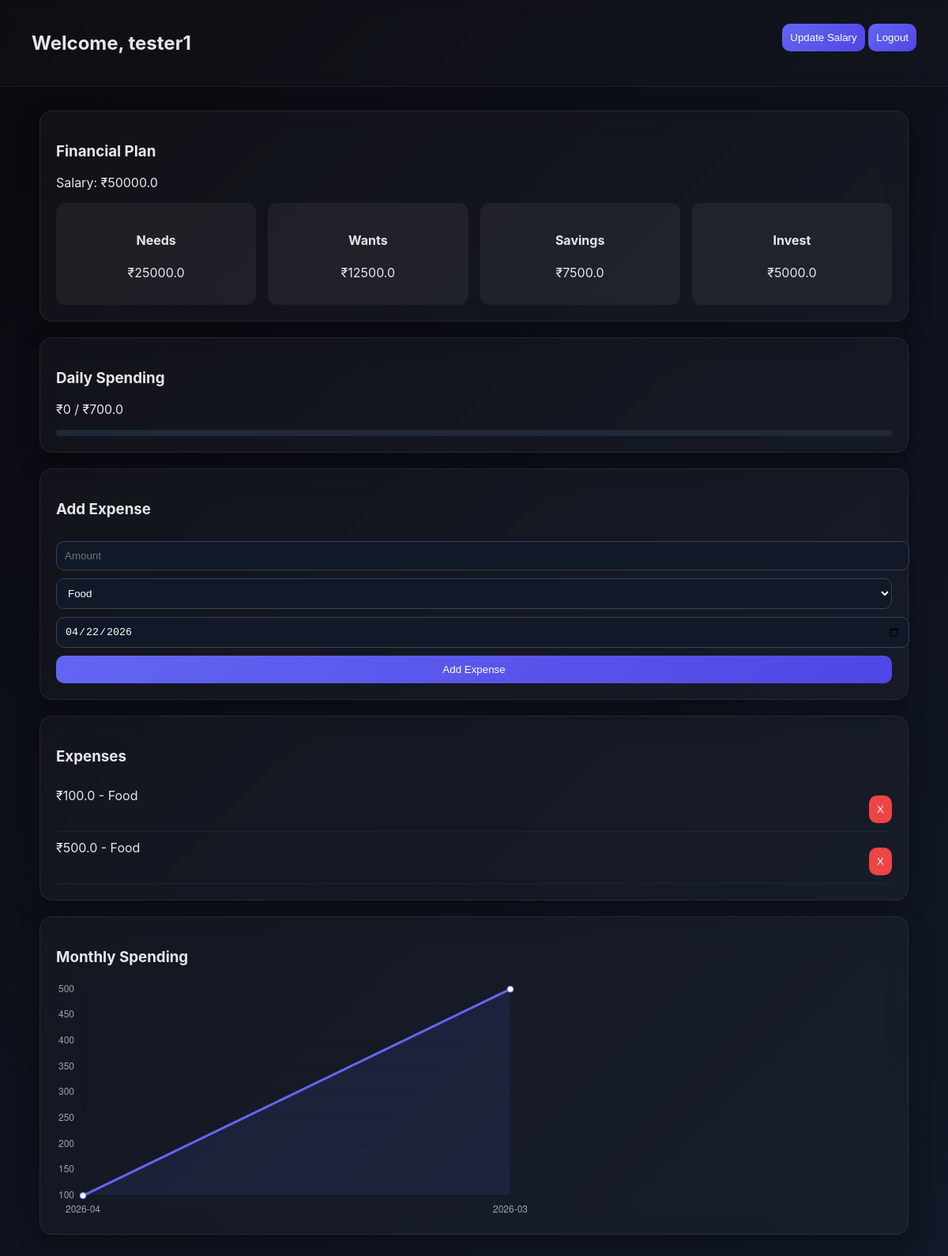
/dashboard (signed in), run on the app's committed database.
### tables this page shows
CREATE TABLE budgets (
        id INTEGER PRIMARY KEY AUTOINCREMENT,
        user_id INTEGER,
        daily_limit REAL,
        monthly_limit REAL,
        salary REAL
    );

CREATE TABLE expenses (
        id INTEGER PRIMARY KEY AUTOINCREMENT,
        user_id INTEGER,
        amount REAL,
        category TEXT,
        date TEXT
    );

### routes/user.py (the view, shortened to what this page needs)
@user.route("/dashboard", methods=["GET", "POST"])
def dashboard():
    if "user_id" not in session:
        return redirect("/login")
    conn = get_db()
    cursor = conn.cursor()
    user_id = session["user_id"]
    cursor.execute("SELECT * FROM expenses WHERE user_id=?", (user_id,))
    expenses = cursor.fetchall()
    cursor.execute("SELECT * FROM budgets WHERE user_id=?", (user_id,))
    data = cursor.fetchone()
    salary = data["salary"] if data else 0
    user_daily_limit = data["daily_limit"] if data else 0
    today = datetime.now().strftime("%Y-%m-%d")
    current_month = datetime.now().strftime("%Y-%m")
    daily_total = sum(e["amount"] for e in expenses if e["date"] == today)
    monthly_total = sum(e["amount"] for e in expenses if e["date"].startswith(current_month))
    needs = salary * 0.5
    wants = salary * 0.25
    savings = salary * 0.15
    investment = salary * 0.10
    ideal_daily = (needs + wants) / 30 if salary else 0
    monthly_limit = needs + wants
    warning = None
    if user_daily_limit and (user_daily_limit - daily_total) <= 150:
        warning = f"⚠️ Only ₹{round(user_daily_limit - daily_total, 2)} left for today!"
    if monthly_limit and (monthly_limit - monthly_total) <= 5000:
        warning = f"⚠️ Only ₹{round(monthly_limit - monthly_total, 2)} left this month!"
    category_data = defaultdict(float)
    for e in expenses:
        category_data[e["category"]] += e["amount"]
    labels = list(category_data.keys())
    values = list(category_data.values())
    monthly_data = defaultdict(float)
    for e in expenses:
        key = e["date"][:7]
        monthly_data[key] += e["amount"]
    months = list(monthly_data.keys())
    monthly_totals = list(monthly_data.values())
    return render_template(
        "user_dashboard.html",
        username=session["username"],
        expenses=expenses,
        daily_total=daily_total,
        monthly_total=monthly_total,
        daily_limit=user_daily_limit,
        ideal_daily=round(ideal_daily, 2),
        monthly_limit=round(monthly_limit, 2),
        salary=salary,
        needs=needs,
        wants=wants,
        savings=savings,
        investment=investment,
        warning=warning,
        labels=labels,
        values=values,
        months=months,
        monthly_totals=monthly_totals
    )

### models/db.py (called while the page is built)
def get_db():
    conn = sqlite3.connect(DATABASE)
    conn.row_factory = sqlite3.Row  # allows column access by name (optional but useful)
    return conn

### templates/user_dashboard.html (shortened to what this page needs)
<!DOCTYPE html>
<html>
<head>
</head>
<body>
<div class="header">
    <h2>Welcome, {{ username }}</h2>
    <div>
        <a href="/update-salary"><button style="width:auto;">Update Salary</button></a>
        <a href="/logout"><button style="width:auto;">Logout</button></a>
    </div>
</div>
<div class="container">
    <div class="card">
        <h3>Financial Plan</h3>
        <p>Salary: ₹{{ salary }}</p>
        <div class="grid">
            <div class="mini-card"><h4>Needs</h4><p>₹{{ needs }}</p></div>
            <div class="mini-card"><h4>Wants</h4><p>₹{{ wants }}</p></div>
            <div class="mini-card"><h4>Savings</h4><p>₹{{ savings }}</p></div>
            <div class="mini-card"><h4>Invest</h4><p>₹{{ investment }}</p></div>
        </div>
    </div>
    <div class="card">
        <h3>Daily Spending</h3>
        <p>₹{{ daily_total }} / ₹{{ daily_limit }}</p>
        <div class="progress">
        </div>
    </div>
    <div class="card">
        <h3>Add Expense</h3>
        <form method="POST">
            <input type="number" name="amount" placeholder="Amount" required>
            <select name="category" id="category">
                <option>Food</option>
            </select>
            <input type="date" name="date" id="date" required>
            <button>Add Expense</button>
        </form>
    </div>
    <div class="card">
        <h3>Expenses</h3>
        {% if expenses %}
            {% for expense in expenses %}
            <div class="expense-row">
                <span>₹{{ expense["amount"] }} - {{ expense["category"] }}</span>
                <a href="/delete/{{ expense['id'] }}">
                    <button style="width:auto;background:#ef4444;">X</button>
                </a>
            </div>
            {% endfor %}
        {% else %}
            <div class="empty">No expenses yet 🚀</div>
        {% endif %}
    </div>
    <div class="card">
        <h3>Monthly Spending</h3>
        <div class="chart-box">
            <canvas id="lineChart"></canvas>
        </div>
    </div>
</div>
<script>
document.getElementById("date").valueAsDate = new Date();
document.getElementById("category").addEventListener("change", function() {
    let box = document.getElementById("custom_category");
    box.style.display = this.value === "Other" ? "block" : "none";
});
// DATA SAFE FIX (prevents crash)
const months = {{ months | default([]) | tojson }};
const monthlyTotals = {{ monthly_totals | default([]) | tojson }};
// CHART WITH ONE-TIME DRAW
new Chart(document.getElementById("lineChart"), {
    type: "line",
    data: {
        labels: months,
        datasets: [{
            label: "Spending",
            data: monthlyTotals,
            borderColor: "#6366f1",
            backgroundColor: "rgba(99,102,241,0.1)",
            fill: true,
            tension: 0.4,
            pointRadius: 4,
            pointBackgroundColor: "#ffffff"
        }]
    },
    options: {
        animation: {
            duration: 1500,
            easing: "easeOutQuart"
        },
        plugins: {
            legend: { display: false }
        },
        scales: {
            x: {
                ticks: { color: "#9ca3af" }
            },
            y: {
                ticks: { color: "#9ca3af" }
            }
        }
    }
});
</script>
</body>
</html>

### templates/user_dashboard.html (style rules this page uses)
body { background: linear-gradient(135deg, #0a0a0f, #111827); color: #e5e7eb; font-family: 'Inter', sans-serif; margin: 0; animation: fadeIn 1s ease; }
.header { display: flex; justify-content: space-between; padding: 20px 40px; background: rgba(255,255,255,0.02); backdrop-filter: blur(10px); border-bottom: 1px solid rgba(255,255,255,0.05); }
.container { max-width: 1100px; margin: auto; padding: 30px; }
.card { background: rgba(255,255,255,0.03); backdrop-filter: blur(15px); padding: 20px; border-radius: 16px; margin-bottom: 20px; border: 1px solid rgba(255,255,255,0.08); box-shadow: 0 10px 30px rgba(0,0,0,0.3); transition: all 0.3s ease; animation: slideUp 0.6s ease; }
.grid { display: grid; grid-template-columns: repeat(4, 1fr); gap: 15px; }
.mini-card { background: rgba(255,255,255,0.05); padding: 15px; border-radius: 12px; text-align: center; }
input, select { width: 100%; padding: 10px; margin-top: 10px; background: #111827; border: 1px solid #374151; color: white; border-radius: 10px; }
button { width: 100%; padding: 10px; margin-top: 10px; background: linear-gradient(135deg, #6366f1, #4f46e5); border: none; border-radius: 10px; color: white; cursor: pointer; }
.progress { height: 8px; background: #1f2937; border-radius: 10px; margin-top: 10px; overflow: hidden; }
.expense-row { display: flex; justify-content: space-between; padding: 10px 0; border-bottom: 1px solid rgba(255,255,255,0.05); }
.chart-box { height: 300px; }

### data on the page
budgets: salary "50000.0", daily_limit "700.0"
expenses: amount "100.0", category "Food"
expenses: amount "500.0", category "Food"

### other printed values
{{ username }} "tester1"
{{ needs }} "25000.0"
{{ wants }} "12500.0"
{{ savings }} "7500.0"
{{ investment }} "5000.0"
{{ daily_total }} "0"
chart data {{ months | default([]) | tojson }} ["2026-04", "2026-03"]
chart data {{ monthly_totals | default([]) | tojson }} [100.0, 500.0]
